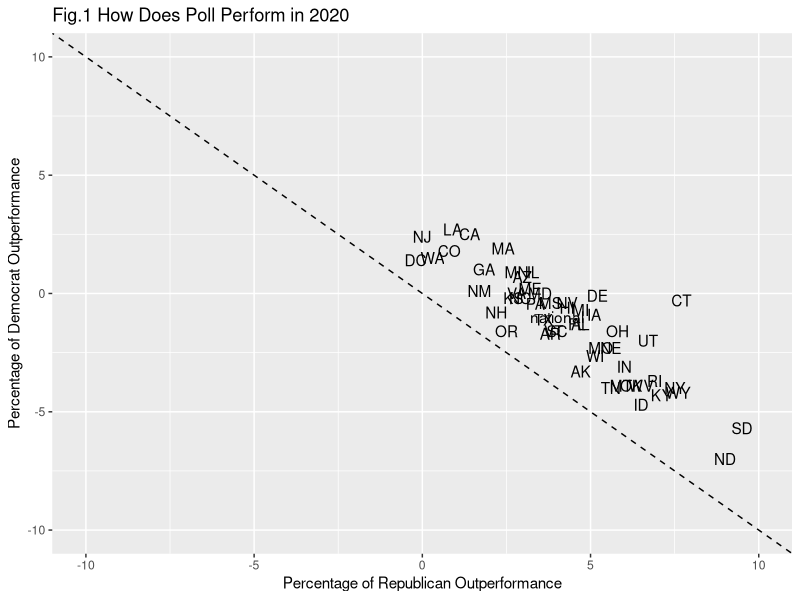
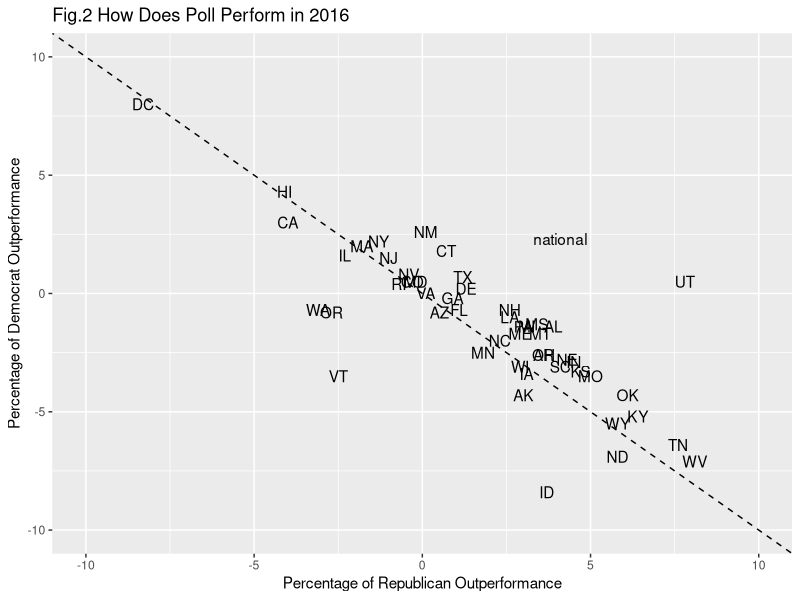
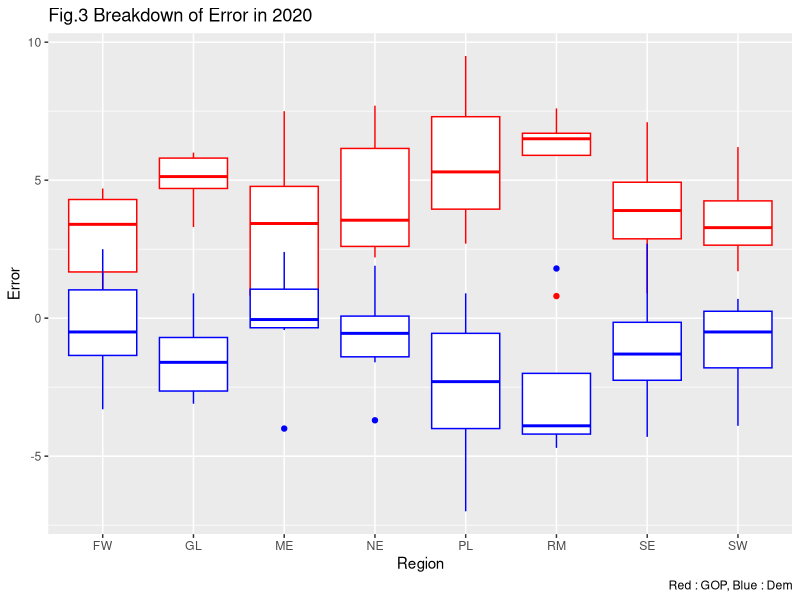
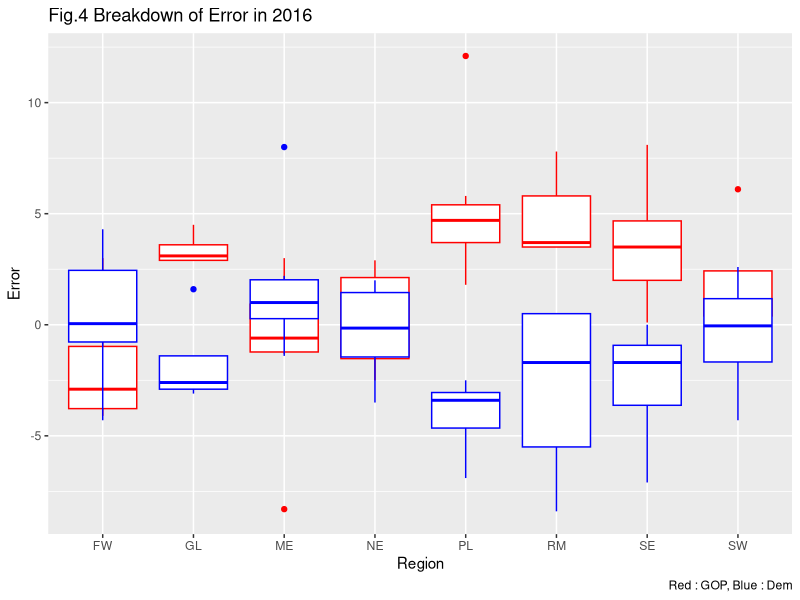
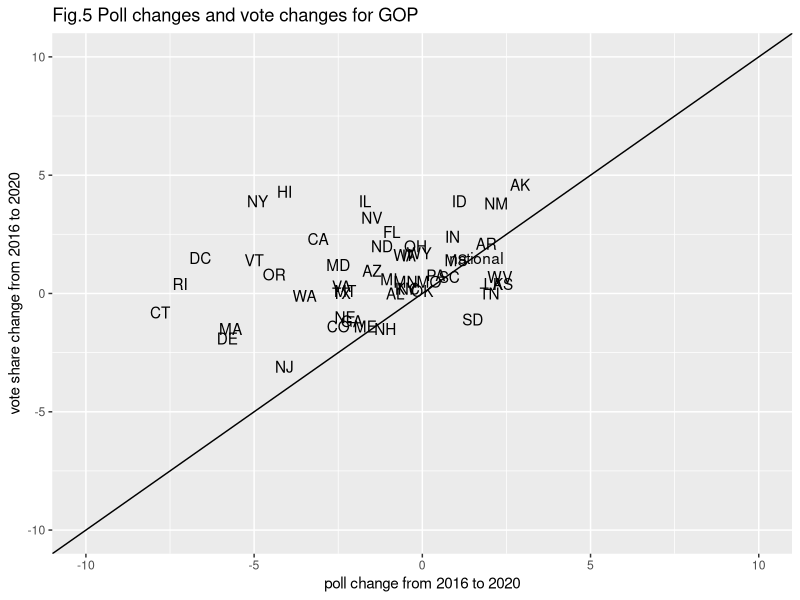
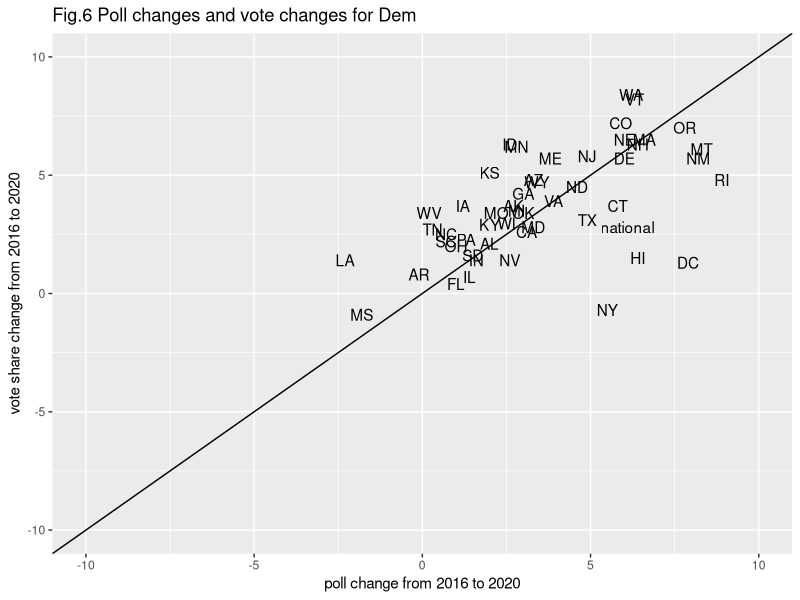

The R script that drew these images, in order:
## ---- chunk 1
knitr::opts_chunk$set(echo = FALSE, cache = TRUE, message = FALSE, warning = FALSE)
## ---- chunk 2

library(tidyverse)
library(knitr)
library(magrittr)
poll_raw <- read_csv("PollingError.csv")

poll <- poll_raw %>%
  mutate(r_diff2020 = Presidential_Vote_R2020 - Presidential_Poll_R2020, d_diff2020 = Presidential_Vote_D2020 - Presidential_Poll_D2020,
         r_diff2016 = Presidential_Vote_R2016 - Presidential_Poll_R2016, d_diff2016 = Presidential_Vote_D2016 - Presidential_Poll_D2016,
         r_pchange = Presidential_Poll_R2020 - Presidential_Poll_R2016, d_pchange = Presidential_Poll_D2020 - Presidential_Poll_D2016,
         r_vchange = Presidential_Vote_R2020 - Presidential_Vote_R2016, d_vchange = Presidential_Vote_D2020 - Presidential_Vote_D2016)

## ---- chunk 3

poll %>%
  ggplot(aes(x = r_diff2020, y = d_diff2020, label = State)) +
  geom_text() + geom_abline(aes(intercept = 0, slope = -1), linetype = "dashed") +
  scale_x_continuous(limits = c(-10, 10)) + scale_y_continuous(limits = c(-10,10)) +
  labs(x = "Percentage of Republican Outperformance", y = "Percentage of Democrat Outperformance",
       title = "Fig.1 How Does Poll Perform in 2020")

poll %>%
  summarise(`2020 GOP Error` = mean(r_diff2020), `2020 Democrat Error` = mean(d_diff2020)) %>%
  kable()  

## ---- chunk 4

poll %>%
  ggplot(aes(x = r_diff2016, y = d_diff2016, label = State)) +
  geom_text() + geom_abline(aes(intercept = 0, slope = -1), linetype = "dashed") +
  scale_x_continuous(limits = c(-10, 10)) + scale_y_continuous(limits = c(-10,10)) +
  labs(x = "Percentage of Republican Outperformance", y = "Percentage of Democrat Outperformance",
       title = "Fig.2 How Does Poll Perform in 2016")

poll %>%
  summarise(`2016 GOP Error` = mean(r_diff2016), `2016 Democrat Error` = mean(d_diff2016)) %>%
  kable() 

## ---- chunk 5

poll %>%
  filter(!is.na(Region)) %>%
  ggplot(aes(x = Region)) +
  geom_boxplot(aes(y = r_diff2020), color = "red") + geom_boxplot(aes(y = d_diff2020), color = "blue") + 
  labs(title = "Fig.3 Breakdown of Error in 2020", x = "Region", y = "Error", caption = "Red : GOP, Blue : Dem")

## ---- chunk 6

poll %>%
  filter(!is.na(Region)) %>%
  ggplot(aes(x = Region)) +
  geom_boxplot(aes(y = r_diff2016), color = "red") + geom_boxplot(aes(y = d_diff2016), color = "blue") + 
  labs(title = "Fig.4 Breakdown of Error in 2016", x = "Region", y = "Error", caption = "Red : GOP, Blue : Dem")

## ---- chunk 7

poll %>%
  ggplot(aes(x = r_pchange, y = r_vchange, label = State)) +
  geom_text() + geom_abline(aes(intercept = 0, slope = 1)) +
  scale_x_continuous(limits = c(-10, 10)) + scale_y_continuous(limits = c(-10,10)) +
  labs(x = "poll change from 2016 to 2020", y = "vote share change from 2016 to 2020", 
       title = "Fig.5 Poll changes and vote changes for GOP")

## ---- chunk 8

poll %>%
  ggplot(aes(x = d_pchange, y = d_vchange, label = State)) +
  geom_text() + geom_abline(aes(intercept = 0, slope = 1)) +
  scale_x_continuous(limits = c(-10, 10)) + scale_y_continuous(limits = c(-10,10)) +
  labs(x = "poll change from 2016 to 2020", y = "vote share change from 2016 to 2020", 
       title = "Fig.6 Poll changes and vote changes for Dem")


## ---- chunk 9

poll_regional <- poll %>%
  filter(!is.na(Region)) %>%
  group_by(Region) %>%
  summarise(r2020avg = mean(r_diff2020), r2020se = sd(r_diff2020),
            d2020avg = mean(d_diff2020), d2020se = sd(d_diff2020),
            r2016avg = mean(r_diff2016), r2016se = sd(r_diff2016),
            d2016avg = mean(d_diff2016), d2016se = sd(d_diff2016))
